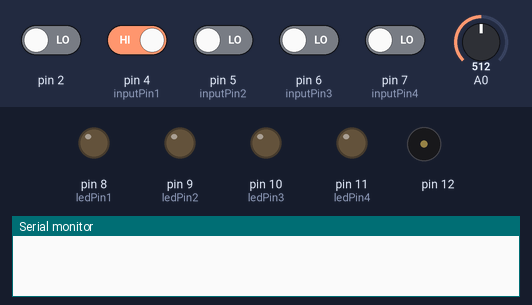
Simulated run of this sketch. Board: Arduino Uno, built with avr-gcc and run on an emulated ATmega328P. Parts: output pins drawn as LEDs (lit = HIGH), buzzer (waves = sounding), the last lines printed to the serial monitor. The test bench sets the inputs (shaded band); at power-on: pin 4 (inputPin1) HIGH, pin 2, pin 5 (inputPin2), pin 6 (inputPin3), pin 7 (inputPin4) LOW, A0 = 512.

Above: at 5.8 s.
5.9 s: pin 2 driven HIGH
At 17.4 s:
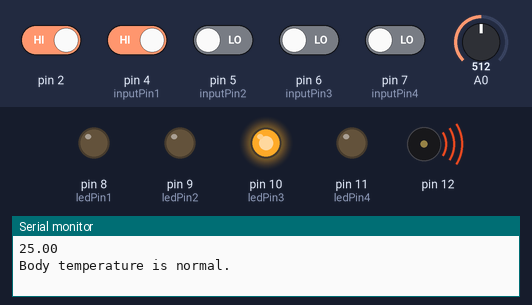
18.5 s: pin 2 driven LOW
At 21.6 s:
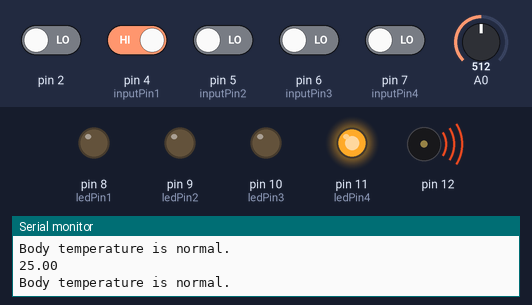
22.5 s: pin 2 driven HIGH
At 34.2 s:
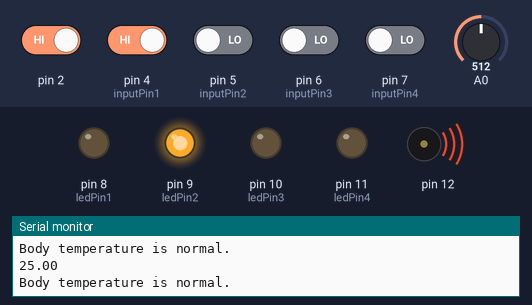
34.5 s: pin 2 driven LOW and pin 4 (inputPin1) driven LOW
At 35.9 s:
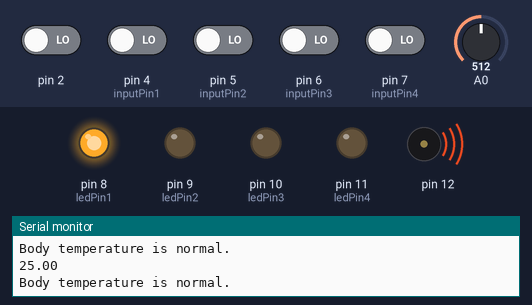
Timing chart, 0 to 37.5 s (numbered marks = the images above; inputs shaded):
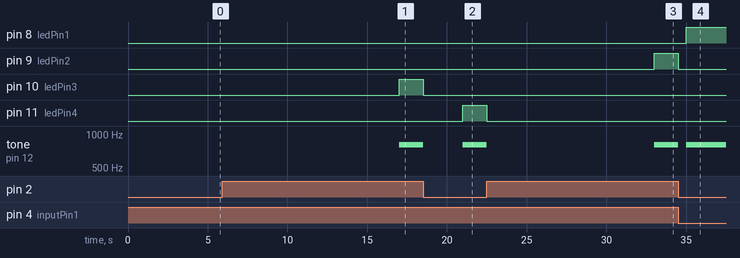

The sketch:

demo.ino
```cpp
#include <Arduino.h>
volatile int buttonpressed = LOW; // This is the variable that will be changed if an interrupt is triggered
volatile int button1 = LOW;
volatile int button2 = LOW;
volatile int button3 = LOW;
volatile int button4 = LOW;
const int dtime = 15000;
int inputPin1 = 4; // Polling pin 4
int inputPin2 = 5; // Polling pin 5
int inputPin3 = 6; // Polling pin 6
int inputPin4 = 7; // Polling pin 7
long startTime; // Starting time of the program
long endTime; // Ending time of the program, calculated during the beginning of the void loop
long time; // Time elasped since beginning of program
long duration1 = 5000; // Timer duration of first patient
long duration2 = 11000; // Timer duration of second patient
long duration3 = 17000; // Timer duration of third patient
long duration4 = 21000; // Timer duration of fourth patient
const int ledPin1 = 8; // Input pin of patient 1's LED light
const int ledPin2 = 9; // Input pin of patient 2's LED light
const int ledPin3 = 10; // Input pin of patient 3's LED light
const int ledPin4 = 11; // Input pin of patient 4's LED light
int valinputPin; // Variable used to store polling states
double temp1; // Temperature of patient 1
double temp2; // Temperature of patient 2
double temp3; // Temperature of patient 3
double temp4; // Temperature of patient 4
const double fevertemp = 25.00; // Body temperature that is considered to be a fever
int read1; // Stores temperature reading for patient 1
int read2; // Stores temperature reading for patient 2
int read3; // Stores temperature reading for patient 3
int read4; // Stores temperature reading for patient 4

void setup()
{
  attachInterrupt(0, routine, CHANGE); // Attach interrupt
  Serial.begin(9600); // Outputs to serial monitor
  startTime = millis(); // Calculates time at the beginning of program
  pinMode(inputPin1, INPUT); // Sets digital pins connected to buttons as input
  pinMode(inputPin2, INPUT);
  pinMode(inputPin3, INPUT);
  pinMode(inputPin4, INPUT);
  pinMode(ledPin1, OUTPUT); // Sets digital pins connected to LEDs as output
  pinMode(ledPin2, OUTPUT);
  pinMode(ledPin3, OUTPUT);
  pinMode(ledPin4, OUTPUT);
  digitalWrite(inputPin1, LOW); //intializes all inputpins(buttons) to low > good programming practice
  digitalWrite(inputPin2, LOW);
  digitalWrite(inputPin3, LOW);
  digitalWrite(inputPin4, LOW);
}

void loop()
{

  endTime = millis(); // Calculates time at the exact moment during the program
  time = endTime - startTime; // Calculates total elasped time since the program started

  if (time%duration1 == 0) // If current time = duration of patient 1
{
  activate1(); // Executes activate function for patient 1
}
  else if (time%duration2 == 0) // If current time = duration of patient 2
{
  activate2(); // Executes activate function for patient 2
}

  else if (time%duration3 == 0) // If current time = duration of patient 3
{
  activate3(); // Executes activate function for patient 3
}
  else if (time%duration4 == 0) // If current time = duration of patient 4
{
  activate4(); // Executes activate function for patient 4
}

}

void routine() // Interrupt handler subroutine
{
  buttonpressed =! buttonpressed; // Changes state of buttonpressed
}

void activate1() //Activate thermistor
{
   valinputPin = digitalRead(inputPin1); // Reads inputPin1
   while (valinputPin == LOW) // When button is not pressed
  {

   tone(12, 800); // Speaker sounds and beeps (alarm)
   digitalWrite(ledPin1, HIGH); // LED blinks (alarm)

   if(buttonpressed == HIGH) // When button is pressed
   {
     valinputPin = HIGH;
     noTone(12); // Turns speaker off
     digitalWrite(ledPin1, LOW); // Turns LED off
     calculate(temp1, duration1, read1); // Readings from the thermistor are converted to Celcius
     buttonpressed = LOW; // Changes state of buttonpressed to low
   }
   }
}

void activate2()
{
   valinputPin = digitalRead(inputPin2);  // Reads inputPin2
   while (valinputPin == LOW) // When button is not pressed
  {
   tone(12, 800); // Speaker sounds and beeps
   digitalWrite(ledPin2, HIGH); // LED blinks

   if(buttonpressed == HIGH) // When button is pressed
   {
     valinputPin = HIGH;
     noTone(12); // Turns speaker off
     digitalWrite(ledPin2, LOW); // Turns LED off
     calculate(temp2, duration2, read2); // Readings from the thermistor are converted to Celcius
     buttonpressed = LOW; // Changes state of buttonpressed to low
   }
  }
}

void activate3()
{
   valinputPin = digitalRead(inputPin3); // Reads inputPin3
   while (valinputPin == LOW) // When button is not pressed
  {
   tone(12, 800); // Speaker sounds and beeps
   digitalWrite(ledPin3, HIGH); // LED blinks

   if(buttonpressed == HIGH) // When button is pressed
   {
     valinputPin = HIGH;
     noTone(12); // Turns speaker off
     digitalWrite(ledPin3, LOW); // Turns LED off
     calculate(temp3, duration3, read3); // Readings from the thermistor are converted to Celcius
     buttonpressed = LOW; // Changes state of buttonpressed to low
   }
   }
}

void activate4()
{
   valinputPin = digitalRead(inputPin4); // Reads inputPin4
   while (valinputPin == LOW) // When button is not pressed
   {
   tone(12, 800); // Speaker sounds and beeps
   digitalWrite(ledPin4, HIGH); // LED blinks

   if(buttonpressed == HIGH) // When button is pressed
   {
     valinputPin = HIGH;
     noTone(12); // Turns speaker off
     digitalWrite(ledPin4, LOW); // Turns LED off

     calculate(temp4, duration4, read4); // Readings from the thermistor are converted to Celcius
     buttonpressed = LOW; // Changes state of buttonpressed to low
   }
   }
}

double calculate(double temp, long duration, int read)
{
	read=analogRead(0); // Fetches reading from thermistor and sends it to pin A0
    temp=Thermistor(read);  //Uses Steinhart-Hart equation to convert the raw analog value to celcius
    Serial.println(temp);   //Displays Celcius temperature on the serial monitor

	 if (temp >= fevertemp) // Condition to check if the patient has fever or not
	 {
	   duration = (duration/2.0);
           Serial.println("Body temperature suggests a fever. Timer will be adjusted to take temperature more often.");
	 }
	 else if (temp < fevertemp)
	 {
	   duration = dtime;
           Serial.println("Body temperature is normal.");
	 }
}

double Thermistor(int RawADC) {
 double Temp;
 Temp = log(((10240000/RawADC) - 10000));
 Temp = 1 / (0.001129148 + (0.000234125 + (0.0000000876741 * Temp * Temp ))* Temp );
 Temp = Temp - 273.15; // Convert Kelvin to Celsius
 return Temp;
}
```

Measured:
- after the input at 5.9 s, pin 9 (ledPin2): stays LOW (without the input it goes to HIGH after 5.1 s); pin 10 (ledPin3): LOW → HIGH after 11.1 s; tone on pin 12: silent → 800 Hz after 11.1 s instead of 5.1 s
- after the input at 18.5 s, pin 10 (ledPin3): HIGH → LOW at once; pin 11 (ledPin4): LOW → HIGH after 2.5 s; tone on pin 12: 800 Hz → silent at once, → 800 Hz 2.5 s later
- after the input at 22.5 s, pin 9 (ledPin2): LOW → HIGH after 10.5 s; pin 11 (ledPin4): HIGH → LOW at once; tone on pin 12: 800 Hz → silent at once, → 800 Hz 10.5 s later
- after the input at 34.5 s, pin 8 (ledPin1): LOW → HIGH after 0.50 s; pin 9 (ledPin2): HIGH → LOW at once; tone on pin 12: 800 Hz → silent at once, → 800 Hz 0.50 s later
